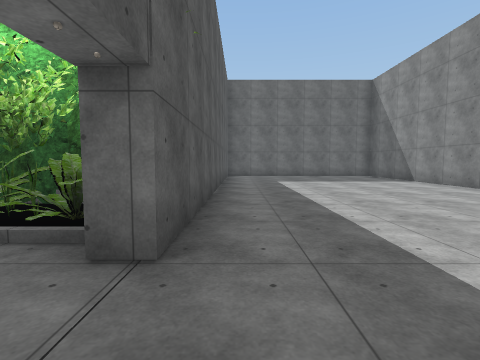
View 1 (above)

14 first-person views from a walk through a 3-D level made in the Unity game engine. The camera is 1.4 m above the floor, tilts 4° down and sees 85° across. The floor is counted in squares, 2 m on a side. Each view is taken from the middle of a square. On the plan, view 1 faces up. The plan holds only what a view shows up to about 9 squares ahead; the rest is blank. The place goes on beyond the plan. The player character is not drawn. Some animated figures are not drawn. Some surface patterns are stand-ins.

View 2
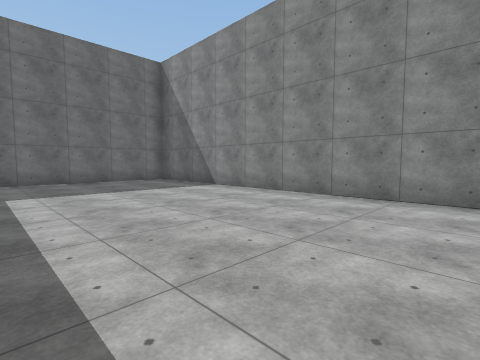

View 3
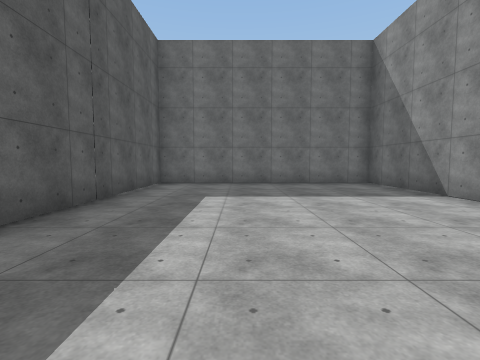

View 4
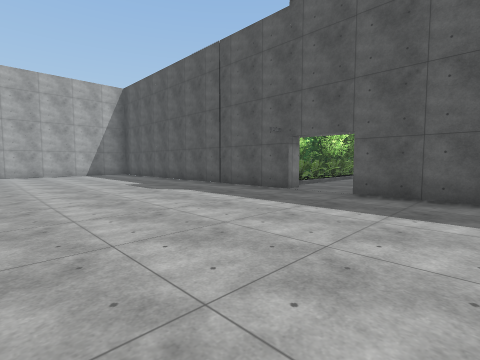

View 5
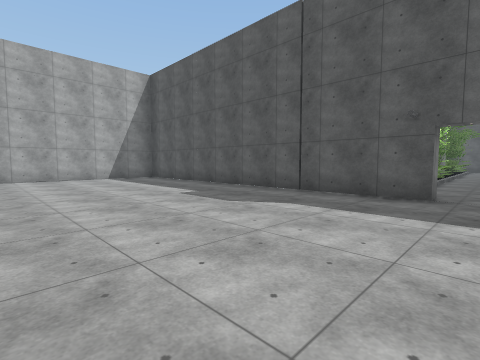

View 6
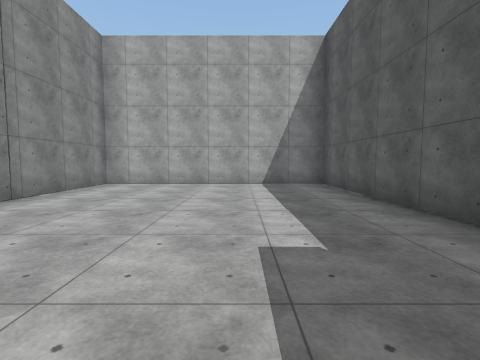

View 7
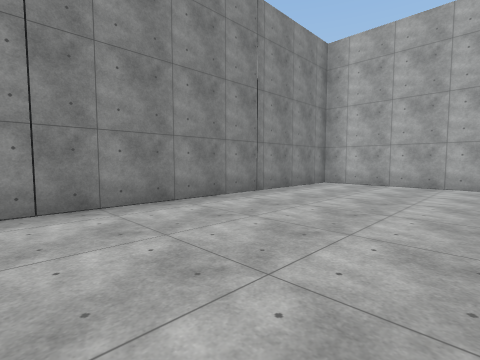

View 8
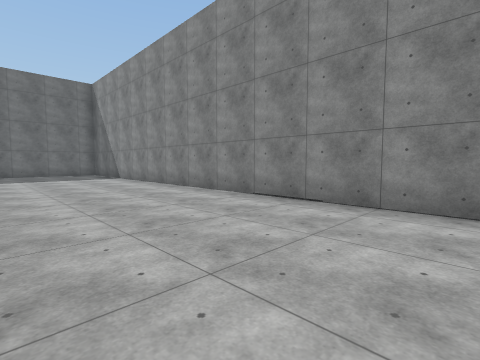

View 9
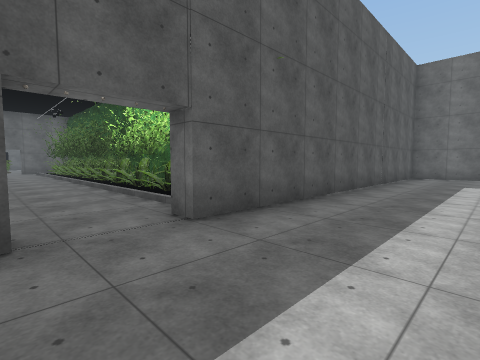

View 10
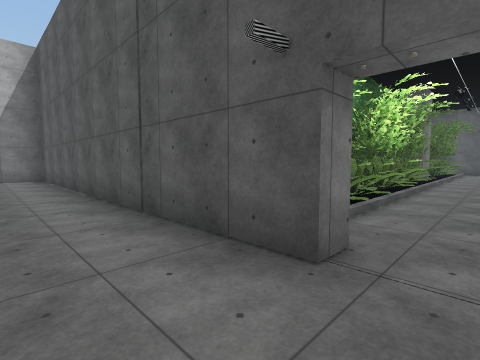

View 11
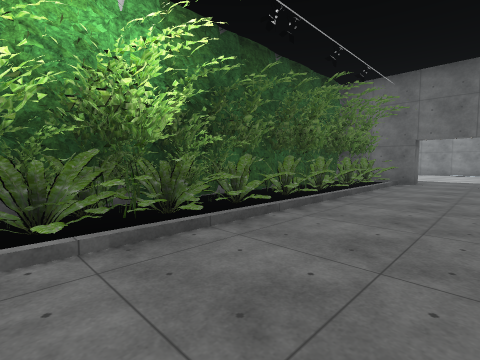

View 12
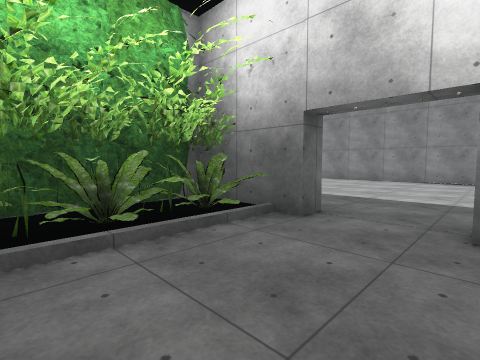

View 13
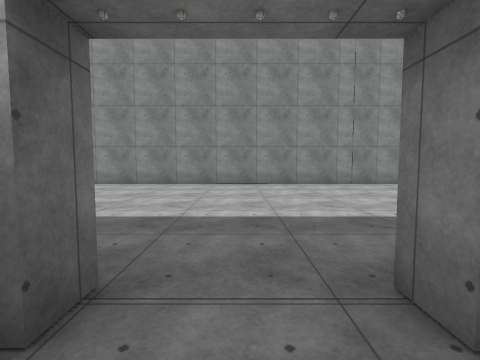

View 14
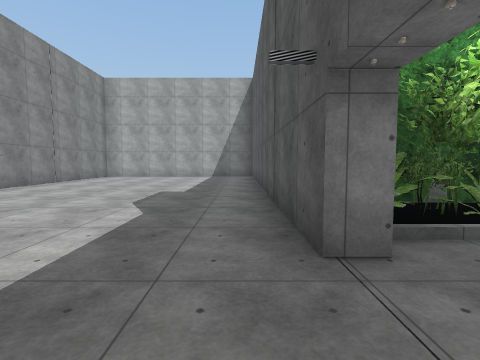

### Floor plan
Key: @ floor where view 1 was taken; # wall or solid block; . floor.
Columns run from 10 left of view 1 to 7 right of it. Each row starts with its distance up from view 1.
 13          #########
 12          #.......#
 11          #.......#
 10          #.......#
  9          #.......#
  8          #.......#
  7          #.......#
  6          #.......#
  5          #.......#
  4     ######.......#
  3 ##      ##.......#
  2 ##########.......#
  1 .................#
  0 .......###@......#
 -1  #########.......#
 -2      #  ##.......#
 -3          #.......#
 -4          #.......#
 -5          #.......#
 -6          #.......#
 -7          #.......#
 -8          #.......#
 -9          #.......#
-10          #.......#
-11          #########

Positions as (right, up) in squares from view 1, and headings:
1: (0, 0), facing up
2: (1, 3), facing up-right
3: (2, 4), facing up
4: (5, 4), facing down-left
5: (5, 1), facing down-left
6: (2, -2), facing down
7: (2, -2), facing down-right
8: (2, -2), facing up-right
9: (2, 0), facing up-left
10: (1, 1), facing down-left
11: (-10, 0), facing up-right
12: (-4, 0), facing up-right
13: (-2, 1), facing right
14: (0, 2), facing down
